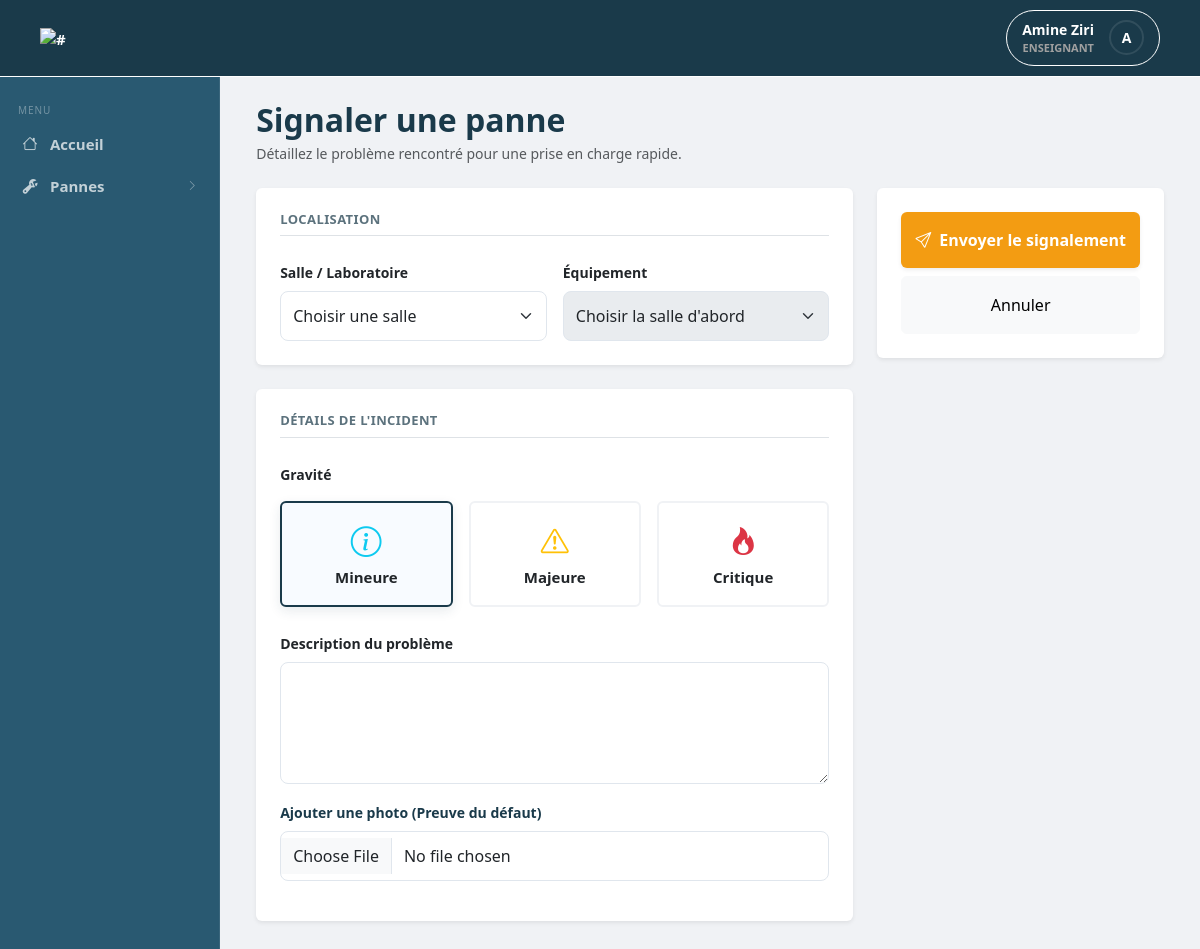
/enseignant/signaler_panne.php (signed in), run on the app's committed database.
### tables this page shows
CREATE TABLE utilisateur (
  id               INT UNSIGNED AUTO_INCREMENT PRIMARY KEY,
  nom              VARCHAR(50)  NOT NULL,
  prenom           VARCHAR(50)  NOT NULL,
  email            VARCHAR(100) NOT NULL UNIQUE,
  mot_de_passe     VARCHAR(255) NOT NULL, 
  role             ENUM('technicien','enseignant','chef departement','service enseignement','vacataire') NOT NULL,
  actif            BOOLEAN DEFAULT TRUE,
  date_expiration  DATE DEFAULT NULL
);

### enseignant/signaler_panne.php (the view, shortened to what this page needs)
<?php
$custom_css = "../assets/css/enseignant/signaler_panne.css";
include '../includes/header.php';
?>
<main class="page-content">
    <div class="container-fluid">
        <form action="traitement_panne.php" method="POST" enctype="multipart/form-data">
            <div class="mb-4">
                <h2 class="fw-bold text-navy mb-1">Signaler une panne</h2>
                <p class="text-muted small">Détaillez le problème rencontré pour une prise en charge rapide.</p>
            </div>
            <div class="row g-4">
                <div class="col-lg-8">
                    <div class="card border-0 shadow-sm mb-4">
                        <div class="card-body p-4">
                            <h6 class="fw-bold text-navy mb-4 border-bottom pb-2">Localisation</h6>
                            <div class="row g-3">
                                <div class="col-md-6">
                                    <label class="form-label small fw-bold">Salle / Laboratoire</label>
                                    <select class="form-select" name="salle_id" id="selectSalle" required>
                                        <option value="" selected disabled>Choisir une salle</option>
                                    </select>
                                </div>
                                <div class="col-md-6">
                                    <label class="form-label small fw-bold">Équipement</label>
                                    <select class="form-select" name="equipement_id" id="selectEquipement" required disabled>
                                        <option value="" selected disabled>Choisir la salle d'abord</option>
                                    </select>
                                </div>
                            </div>
                        </div>
                    </div>
                    <div class="card border-0 shadow-sm mb-4">
                        <div class="card-body p-4">
                            <h6 class="fw-bold text-navy mb-4 border-bottom pb-2">Détails de l'incident</h6>
                            <label class="form-label small fw-bold mb-3">Gravité</label>
                            <div class="row g-3 mb-4">
                                <div class="col-md-4">
                                    <label class="btn btn-outline-light gravity-card w-100 p-3" for="mineure">
                                        <i class="bi bi-info-circle fs-3 d-block mb-1 text-info"></i>
                                        <span class="fw-bold text-dark">Mineure</span>
                                    </label>
                                </div>
                                <div class="col-md-4">
                                    <label class="btn btn-outline-light gravity-card w-100 p-3" for="majeure">
                                        <i class="bi bi-exclamation-triangle fs-3 d-block mb-1 text-warning"></i>
                                        <span class="fw-bold text-dark">Majeure</span>
                                    </label>
                                </div>
                                <div class="col-md-4">
                                    <label class="btn btn-outline-light gravity-card w-100 p-3" for="critique">
                                        <i class="bi bi-fire fs-3 d-block mb-1 text-danger"></i>
                                        <span class="fw-bold text-dark">Critique</span>
                                    </label>
                                </div>
                            </div>
                            <div class="mb-3">
                                <label class="form-label small fw-bold">Description du problème</label>
                                <textarea name="description" class="form-control" rows="4" required></textarea>
                            </div>
                            <div class="mb-3">
                                <label class="form-label small fw-bold text-navy">Ajouter une photo (Preuve du défaut)</label>
                                <input type="file" name="photo_panne" class="form-control" accept="image/*">
                            </div>
                        </div>
                    </div>
                </div>
                <div class="col-lg-4">
                    <div class="card border-0 shadow-sm sticky-top" style="top: 80px;">
                        <div class="card-body p-4">
                            <button type="submit" class="btn btn-warning w-100 py-3 fw-bold text-white shadow-sm mb-2">
                                <i class="bi bi-send me-2"></i>Envoyer le signalement
                            </button>
                            <a href="index.php" class="btn btn-light w-100 py-3">Annuler</a>
                        </div>
                    </div>
                </div>
            </div>
        </form>
    </div>
</main>
<?php include '../includes/footer.php'; ?>

### includes/header.php (shortened to what this page needs)
<?php
require_once __DIR__ . '/../db_config.php';
$user_name = "Invité";
$user_role = "Aucun";
$avatar_letter = "U";
if (isset($_SESSION['user_id'])) {
    $user_id = $_SESSION['user_id'];
    $sql = "SELECT nom, prenom, role FROM utilisateur WHERE id = ?";
    $stmt = $conn->prepare($sql);
    $stmt->bind_param("i", $user_id);
    $stmt->execute();
    $result = $stmt->get_result();
    if ($row = $result->fetch_assoc()) {
        $user_name = $row['prenom'] . ' ' . $row['nom'];
        $user_role = $row['role'];
        $avatar_letter = strtoupper(substr($row['prenom'], 0, 1));
    }
}
?>
<!DOCTYPE html>
<html lang="fr">
<head>
    <link rel="stylesheet" href="https://cdn.jsdelivr.net/npm/bootstrap@5.3.2/dist/css/bootstrap.min.css">
    <link rel="stylesheet" href="https://cdn.jsdelivr.net/npm/bootstrap-icons@1.11.3/font/bootstrap-icons.min.css">
    <link rel="stylesheet" href="..\assets\css\includes\header.css">
    <?php
    if (isset($custom_css)): ?>
        <link rel="stylesheet" href="<?php echo $custom_css; ?>">
    <?php endif; ?>
</head>
<body>
<header class="main-header">
  <div class="header-container">
    <a href="#">
    <div class="app-logo">
      <span><img src="https://i.postimg.cc/KYqMXX8q/svgviewer-png-output.png" alt="#" height="67"></span>
    </div>
    </a>
    <div class="user-profile-dropdown" id="profileTrigger">
      <div class="profile-info">
        <span class="user-name"><?php echo htmlspecialchars($user_name); ?></span>
        <span class="user-role"><?php echo htmlspecialchars($user_role); ?></span>
      </div>
      <div class="avatar role-a"><?php echo $avatar_letter; ?></div>
    </div>
  </div>
</header>
  <div class="page-layout">
  <aside class="sidebar">
    <div class="sidebar-section-label">Menu</div>
    <?php
    $role_clean = strtolower($user_role);
    if ($role_clean === 'chef departement'): ?>
        <a href="../chef/dashboard.php" class="sidebar-item"><i class="bi bi-speedometer2"></i> <span>Tableau de bord</span></a>
        <div class="sidebar-item sidebar-toggle" id="toggleInventaire">
            <i class="bi bi-box-seam"></i> <span>Inventaire</span> <i class="bi bi-chevron-right sidebar-arrow"></i>
        </div>
        <div class="sidebar-submenu" id="submenuInventaire">
            <a href="../chef/inventaire.php" class="sidebar-subitem"><i class="bi bi-pc-display"></i> Équipements</a>
            <a href="#" class="sidebar-subitem"><i class="bi bi-file-earmark-pdf"></i> Rapport PDF</a>
        </div>
        <div class="sidebar-item sidebar-toggle" id="toggleAdmin">
            <i class="bi bi-building"></i> <span>Administration</span> <i class="bi bi-chevron-right sidebar-arrow"></i>
        </div>
        <div class="sidebar-submenu" id="submenuAdmin">
            <a href="../chef/utilisateurs.php" class="sidebar-subitem"><i class="bi bi-people"></i> Utilisateurs</a>
            <a href="../chef/gestion_vacataires.php" class="sidebar-subitem"><i class="bi bi-person-plus"></i> Comptes vacataires</a>
        </div>
    <?php
    elseif ($role_clean === 'enseignant' || $role_clean === 'vacataire' ): ?>
        <a href="../enseignant/index.php" class="sidebar-item"><i class="bi bi-house"></i> <span>Accueil</span></a>
        <div class="sidebar-item sidebar-toggle" id="togglePannes">
            <i class="bi bi-wrench-adjustable"></i> <span>Pannes</span> <i class="bi bi-chevron-right sidebar-arrow"></i>
        </div>
    <?php
    endif; ?>
  </aside>

### assets/css/includes/header.css (style rules this page uses)
:root { --header-bg: #1a3a4a; --header-border: #ffff; --text-white: #ffffff; --text-gray: #a0a0a0; --sidebar-bg: #1a3a4a; --sidebar-hover: rgba(255, 255, 255, 0.07); --sidebar-active-border: #4db8ff; --sidebar-submenu-bg: rgba(0, 0, 0, 0.18); --sidebar-w: 250px; --header-height: 60px; }
a { text-decoration: none; color: inherit; cursor: pointer; }
.main-header { background-color: var(--header-bg); border-bottom: 1px solid var(--header-border); padding: 10px 20px; color: var(--text-white); position: sticky; top: 0; z-index: 100; }
.header-container { max-width: 100%; margin: 0 auto; display: flex; justify-content: space-between; align-items: center; padding: 0 20px; }
.app-logo img { object-fit: contain; }
.user-profile-dropdown { position: relative; display: flex; align-items: center; gap: 15px; padding: 8px 15px; border: 1px solid var(--header-border); border-radius: 50px; cursor: pointer; transition: background 0.3s; }
.profile-info { display: flex; flex-direction: column; text-align: right; }
.user-name { font-size: 14px; font-weight: 600; }
.user-role { font-size: 11px; color: var(--text-gray); text-transform: uppercase; }
.avatar { width: 35px; height: 35px; border-radius: 50%; display: flex; align-items: center; justify-content: center; font-weight: bold; font-size: 14px; color: white; border: 2px solid rgba(255,255,255,0.1); }
.user-profile-dropdown { cursor: pointer; user-select: none; }
.page-layout { display: flex; min-height: calc(100vh - var(--header-height)); }
.page-content { flex: 1; padding: 24px; overflow-y: auto; background-color: #f0f2f5; }
.sidebar { width: var(--sidebar-width); background-color: #295971; color: var(--text-white); display: flex; flex-direction: column; flex-shrink: 0; padding: 12px 0; border-right: 1px solid rgba(255, 255, 255, 0.08); overflow-y: auto; }
span { font-size: 15px; font-weight: bold; }
.sidebar-section-label { font-size: 10px; text-transform: uppercase; letter-spacing: 0.09em; color: rgba(255, 255, 255, 0.35); padding: 14px 18px 5px; }
.sidebar-item { display: flex; align-items: center; gap: 11px; padding: 10px 18px; font-size: 13.5px; color: rgba(255, 255, 255, 0.72); cursor: pointer; transition: background 0.15s, color 0.15s; border-left: 3px solid transparent; text-decoration: none; user-select: none; }
.sidebar-item i { font-size: 15px; width: 18px; text-align: center; flex-shrink: 0; }
.sidebar-arrow { margin-left: auto; font-size: 11px !important; transition: transform 0.22s ease; opacity: 0.6; }

### assets/css/enseignant/signaler_panne.css (style rules this page uses)
.text-navy { color: #1a3a4a; }
.gravity-card { border: 2px solid #f0f2f5 !important; background-color: #fff; transition: all 0.2s ease; text-align: center; }
.btn-check:checked + .gravity-card { border-color: #1a3a4a !important; background-color: #f8fbff !important; box-shadow: 0 4px 12px rgba(26, 58, 74, 0.1); }
.btn-check:checked + .gravity-card i { transform: scale(1.1); }
.btn-warning { background-color: #f39c12; border: none; }
.form-control, .form-select { border: 1px solid #e0e6ed; border-radius: 8px; padding: 0.75rem; }
h6.border-bottom { font-size: 13px; text-transform: uppercase; letter-spacing: 0.03em; color: #5c727d !important; }

### data on the page
utilisateur: user_name "Amine Ziri", role "ENSEIGNANT", prenom "A"
